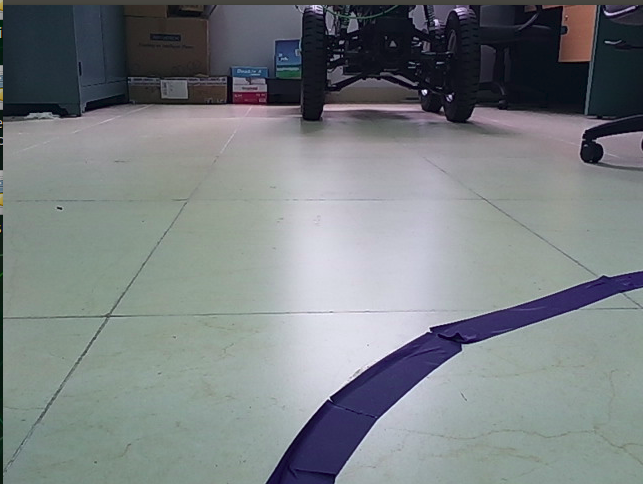
#> input picture actual_img01.jpg, 643 x 484 px, given in place of the camera
$ python line_detection06.py
#> lines starting #> are read from the running program, lines starting #| are printed output that depends on the picture; after the words box and inside, x2 and y2 are one past the last pixel; in counts of white or black regions, pixels touching at a corner belong together
import cv2
import numpy as np
import math

# Step 2: Configure the desired width and height
desired_width = 640  # Set the desired width
desired_height = 480  # Set the desired height
dim = (desired_width, desired_height)

# Step 8: Compute the center of the ROI
roi_center_x = (480 - 240) // 2

# Function to calculate the angle between two lines
def calculate_angle(line):
    x1, y1, x2, y2 = line
    angle = math.degrees(math.atan2(y2 - y1, x2 - x1))
    return angle

# Open the default camera
cap = cv2.VideoCapture(0)

if not cap.isOpened():
    print("Error: Could not open video capture.")
    exit()

while True:
    ret, frame = cap.read()
#> frame is the input picture: shape (484, 643, 3); mean B, G, R 130, 127.4, 121.7
    if not ret:
        print("Error: Could not read frame.")
        break

    # Resize the frame
    resized_image = cv2.resize(frame, dim, interpolation=cv2.INTER_AREA)

    # Step 3: Define ROI
    roi = resized_image[150:, 240:480]
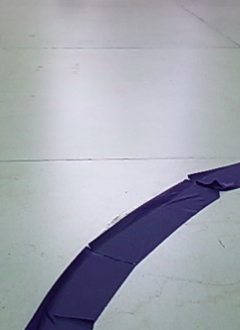
#> roi: shape (330, 240, 3); mean B, G, R 175.8, 165.6, 162.5

    gray = cv2.cvtColor(roi, cv2.COLOR_BGR2GRAY)
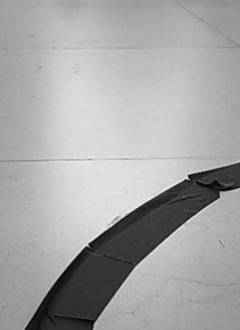
#> gray: shape (330, 240); min 7, max 242, mean 165.9

    # Step 6: Noise reduction (optional, experiment with parameters)
    gray = cv2.GaussianBlur(gray, (5, 5), 0)  # Apply Gaussian blur

    kernel = np.ones((7, 7), np.uint8)
    ed = cv2.erode(gray, kernel, iterations=1)  # Use erosion to remove small noise
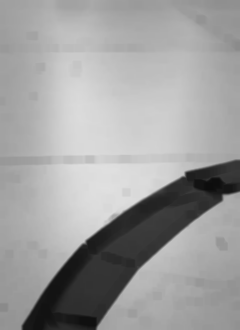
#> ed: shape (330, 240); min 13, max 224, mean 158.7
    ed = cv2.dilate(ed, kernel, iterations=1)  # Use dilation to close gaps

    edges = cv2.Canny(ed, 50, 150, apertureSize=3)
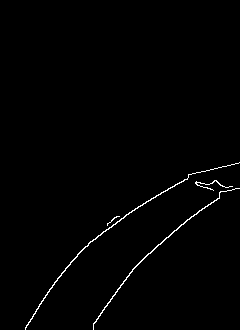
#> edges: shape (330, 240); 0.94% white in thin lines or dots, all inside (x1, y1, x2, y2) = (25, 162, 240, 330)

    # Step 7: Hough Line Transform
    lines = cv2.HoughLinesP(edges, 1, np.pi / 180, threshold=100, minLineLength=100, maxLineGap=10)
#> lines = None

    # Step 9: Draw lines on the original image (only within the ROI) and compute deviations and angles
    if lines is not None:
        for line in lines:
            x1, y1, x2, y2 = line[0]
            # Compute the midpoint of the line
            mid_x = (x1 + x2) // 2
            mid_y = (y1 + y2) // 2
            # Calculate the deviation from the center of the ROI
            deviation = mid_x - roi_center_x
            # Calculate the angle of the detected line
            angle = calculate_angle((x1, y1, x2, y2))
            # Calculate the angle difference from the vertical reference line (90 degrees)
            angle_diff = abs(90 - abs(angle))
            # Draw the line on the resized image
            cv2.line(resized_image, (x1 + 240, y1 + 150), (x2 + 240, y2 + 150), (0, 255, 0), 2)
            # Draw the midpoint and the deviation line
            cv2.circle(resized_image, (mid_x + 240, mid_y + 150), 5, (255, 0, 0), -1)
            cv2.line(resized_image, (roi_center_x + 240, mid_y + 150), (mid_x + 240, mid_y + 150), (0, 0, 255), 1)
            # Display the angle difference with black text
           # cv2.putText(resized_image, f"Angle: {angle_diff:.2f}", (mid_x + 240, mid_y + 140), cv2.FONT_HERSHEY_SIMPLEX, 0.5, (0, 0, 0), 1)

    # Draw the center line of the ROI
    cv2.line(resized_image, (roi_center_x + 240, 150), (roi_center_x + 240, 150 + roi.shape[0]), (255, 255, 0), 2)
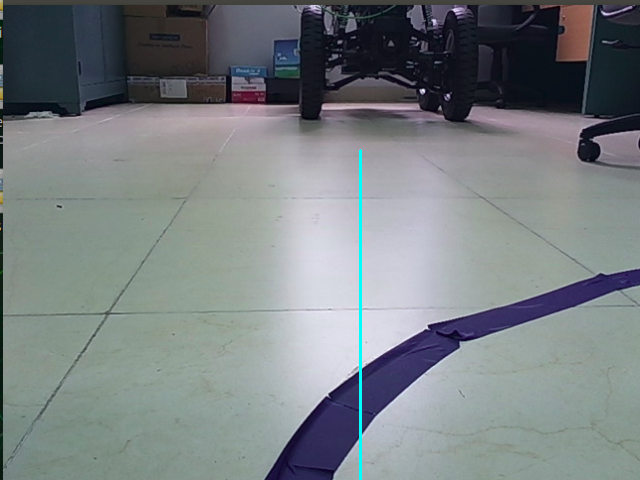
#> resized_image: shape (480, 640, 3); mean B, G, R 130.2, 127.7, 121.2

    # Step 10: Display the result
    cv2.imshow("Detected Lines and Angles", resized_image)

    # Break the loop if the user presses the 'q' key
    if cv2.waitKey(1) & 0xFF == ord('q'):
#> (key q is pressed here)
        break

# Release the video capture object and close all OpenCV windows
cap.release()
cv2.destroyAllWindows()

$ run again, on actual_img02.jpg
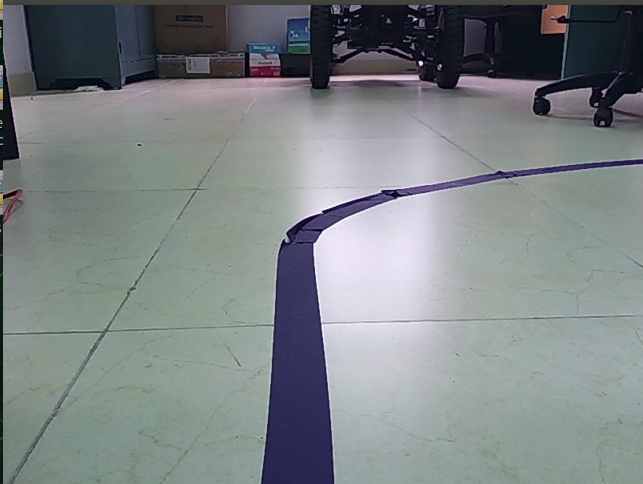
#> input picture actual_img02.jpg, 643 x 484 px, given in place of the camera
#> frame is the input picture: shape (484, 643, 3); mean B, G, R 133.1, 131.6, 125
#> `edges = cv2.Canny(ed, 50, 150, apertureSize=3)`:
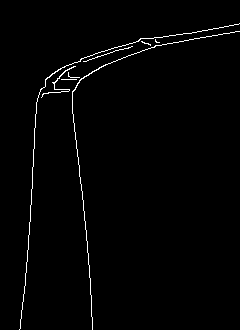
#> edges: shape (330, 240); 1.4% white in thin lines or dots, all inside (x1, y1, x2, y2) = (19, 23, 240, 330)
#> lines = [[74, 123, 89, 265], [29, 234, 36, 102]]
#> the loop `for line in lines:` made 2 passes
#> (mid_x, mid_y, deviation, angle) on passes 1 to 2: (81, 194, -39, 83.97), (32, 168, -88, -86.96)
#> `cv2.line(resized_image, (roi_center_x + 240, 150), (roi_center_x + 240..`:
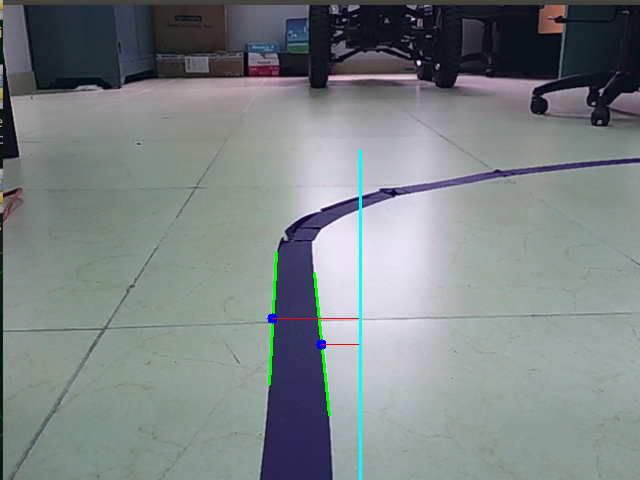
#> resized_image: shape (480, 640, 3); mean B, G, R 132.9, 132, 124.1

$ run again, on actual_img04.jpg
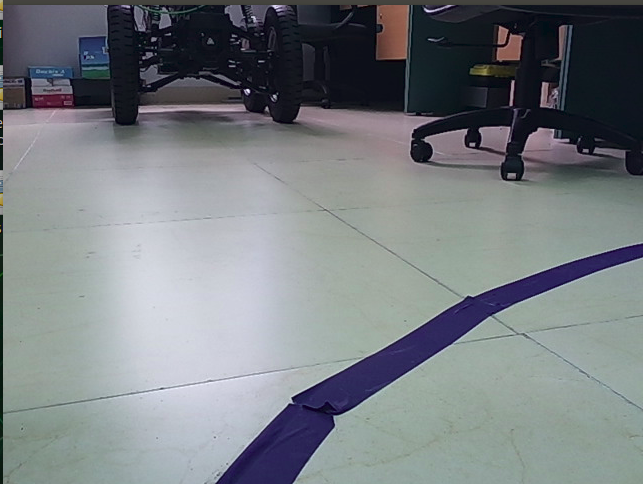
#> input picture actual_img04.jpg, 643 x 484 px, given in place of the camera
#> frame is the input picture: shape (484, 643, 3); mean B, G, R 129.8, 125.8, 120.6
#> `edges = cv2.Canny(ed, 50, 150, apertureSize=3)`:
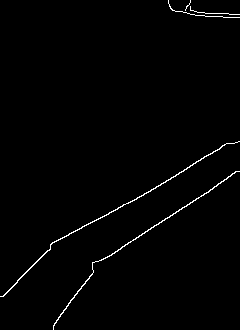
#> edges: shape (330, 240); 1.1% white in thin lines or dots
#> lines = [[92, 266, 239, 171], [117, 209, 228, 143]]
#> the loop `for line in lines:` made 2 passes
#> (mid_x, mid_y, deviation, angle) on passes 1 to 2: (165, 218, 45, -32.87), (172, 176, 52, -30.74)
#> `cv2.line(resized_image, (roi_center_x + 240, 150), (roi_center_x + 240..`:
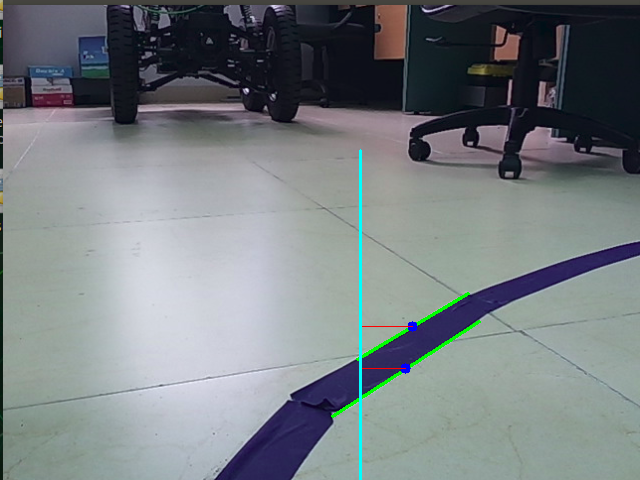
#> resized_image: shape (480, 640, 3); mean B, G, R 129.7, 126.5, 119.8
